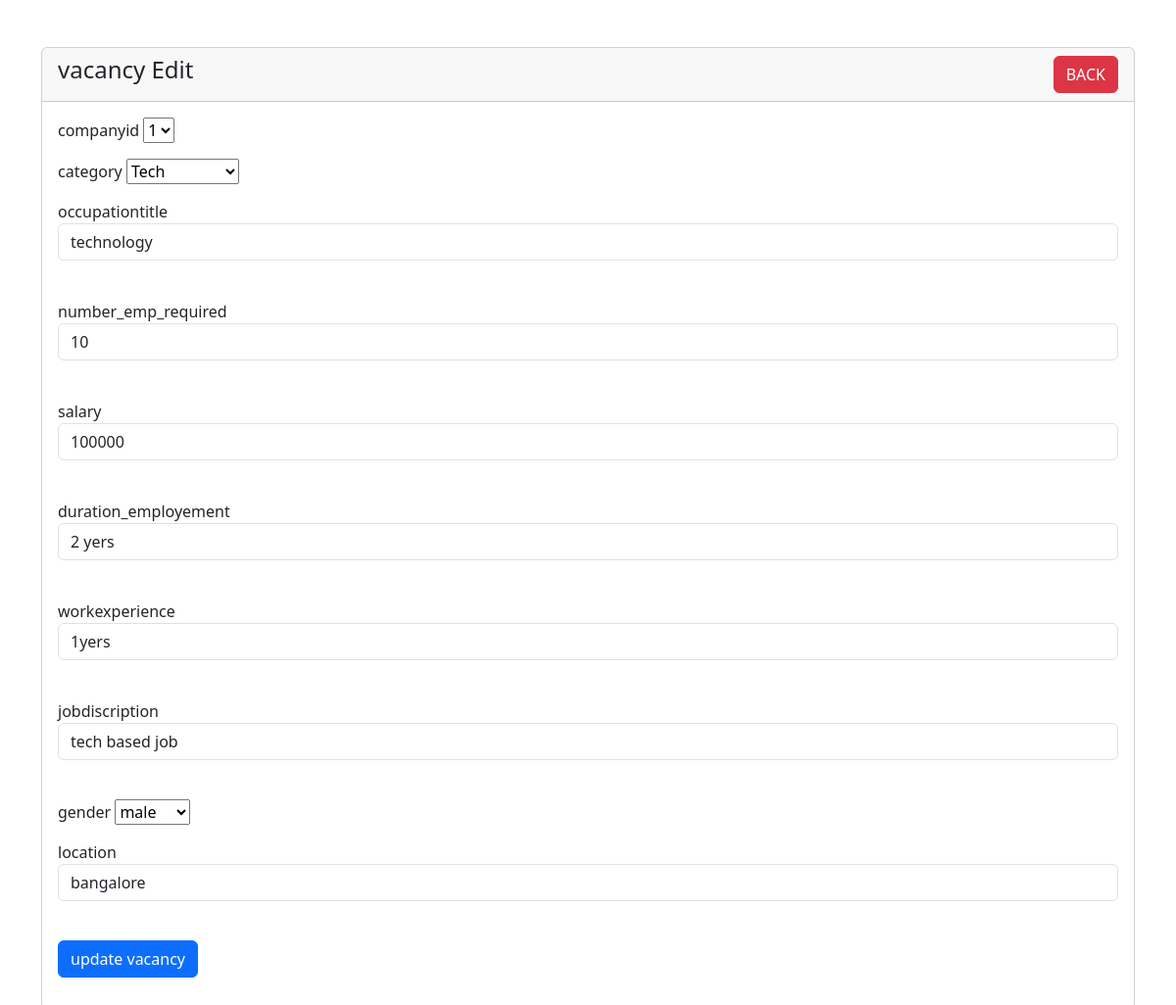
/vacancyedit.php?id=1, run on the app's committed database.
### tables this page shows
CREATE TABLE `tbljob` (
  `jobid` int(11) NOT NULL,
  `companyid` int(11) NOT NULL,
  `category` varchar(90) NOT NULL,
  `occupationtitle` varchar(90) NOT NULL,
  `number_emp_required` int(11) NOT NULL,
  `salary` double NOT NULL,
  `duration_employement` varchar(90) NOT NULL,
  `workexperience` text NOT NULL,
  `jobdiscription` text NOT NULL,
  `gender` varchar(30) NOT NULL,
  `jobposted` varchar(90) NOT NULL,
  `dateposted` datetime NOT NULL,
  `location` varchar(50) NOT NULL
);

### vacancyedit.php (the view, shortened to what this page needs)
<?php
require 'index.php';
?>
<!doctype html>
<html lang="en">
  <head>
    <link href="css/bootstrap.min.css" rel="stylesheet">
</head>
<body>
    <div class="container mt-5">
        <div class="row">
            <div class="col-md-12">
                <div class="card">
                    <div class="card-header">
                        <h4>vacancy Edit
                            <a href="vacancy.php" class="btn btn-danger float-end">BACK</a>
                        </h4>
                    </div>
                    <div class="card-body">
                        <?php
                        if(isset($_GET['id']))
                        {
                            $job_id = $_GET['id'];
                            $query = "SELECT * FROM tbljob WHERE jobid='$job_id' ";
                            $query_run = mysqli_query($conn, $query);
                            if(mysqli_num_rows($query_run) > 0)
                            {
                                $vacancy = mysqli_fetch_array($query_run);
                                ?>
                                <form action="vacancycode.php" method="POST">
                                  <div class="mb-3">
							<div class="mb-3">
                                <label>companyid</label>
									<select name="companyid" required >
									<option><?= $vacancy['companyid']; ?></option>
								</select>
							</div>
							<div class="mb-3">
                                <label>category</label>
									<select name="category"required>
									<option><?= $vacancy['category']; ?></option>
								</select>
							</div>
							<div class="mb-3">
                                <label>occupationtitle</label>
                                <input type="text" name="occupationtitle" value="<?= $vacancy['occupationtitle']; ?>" class="form-control" required><br>
							</div>
							<div class="mb-3">
                                <label>number_emp_required</label>
                                <input type="number" name="number_emp_required" value="<?= $vacancy['number_emp_required']; ?>" class="form-control" min="1"  max="100" required><br>
							</div>
							<div class="mb-3">
                                <label>salary</label>
                                <input type="number" name="salary" value="<?= $vacancy['salary']; ?>"  min="1" min="1000000000" class="form-control"required><br>
							</div>
							<div class="mb-3">
                                <label>duration_employement</label>
                                <input type="text" name="duration_employement" value="<?= $vacancy['duration_employement']; ?>" class="form-control"required><br>
							</div>
							<div class="mb-3">
                                <label>workexperience</label>
                                <input type="text" name="workexperience" value="<?= $vacancy['workexperience']; ?>" class="form-control"required><br>
							</div>
							<div class="mb-3">
                                <label>jobdiscription</label>
                                <input type="text" name="jobdiscription" value="<?= $vacancy['jobdiscription']; ?>" class="form-control"required><br>
							</div>
                            <div class="mb-3">
                                <label>gender</label>
                                <select name="gender" id="gender">
                                    <option><?= $vacancy['gender']; ?></option>
							</select>
							</div>
                            <div class="mb-3">
                                <label>location</label>
                                <input type="text" name="location" value="<?= $vacancy['location']; ?>" class="form-control"required><br>
							</div>
                            <div class="mb-3">
                                <button type="submit" name="update_vacancy" value="<?=$vacancy['jobid'];?>" class="btn btn-primary">update vacancy</button>
                            </div>
                                </form>
                                <?php
                            }
                            else
                            {
                                echo "<h4>No Such Id Found</h4>";
                            }
                        }
                        ?>
                    </div>
                </div>
            </div>
        </div>
    </div>
</body>
</html>

### data on the page
tbljob: companyid "1", category "Tech", occupationtitle "technology", number_emp_required "10", salary "100000", duration_employement "2 yers", workexperience "1yers", jobdiscription "tech based job", gender "male", location "bangalore"
